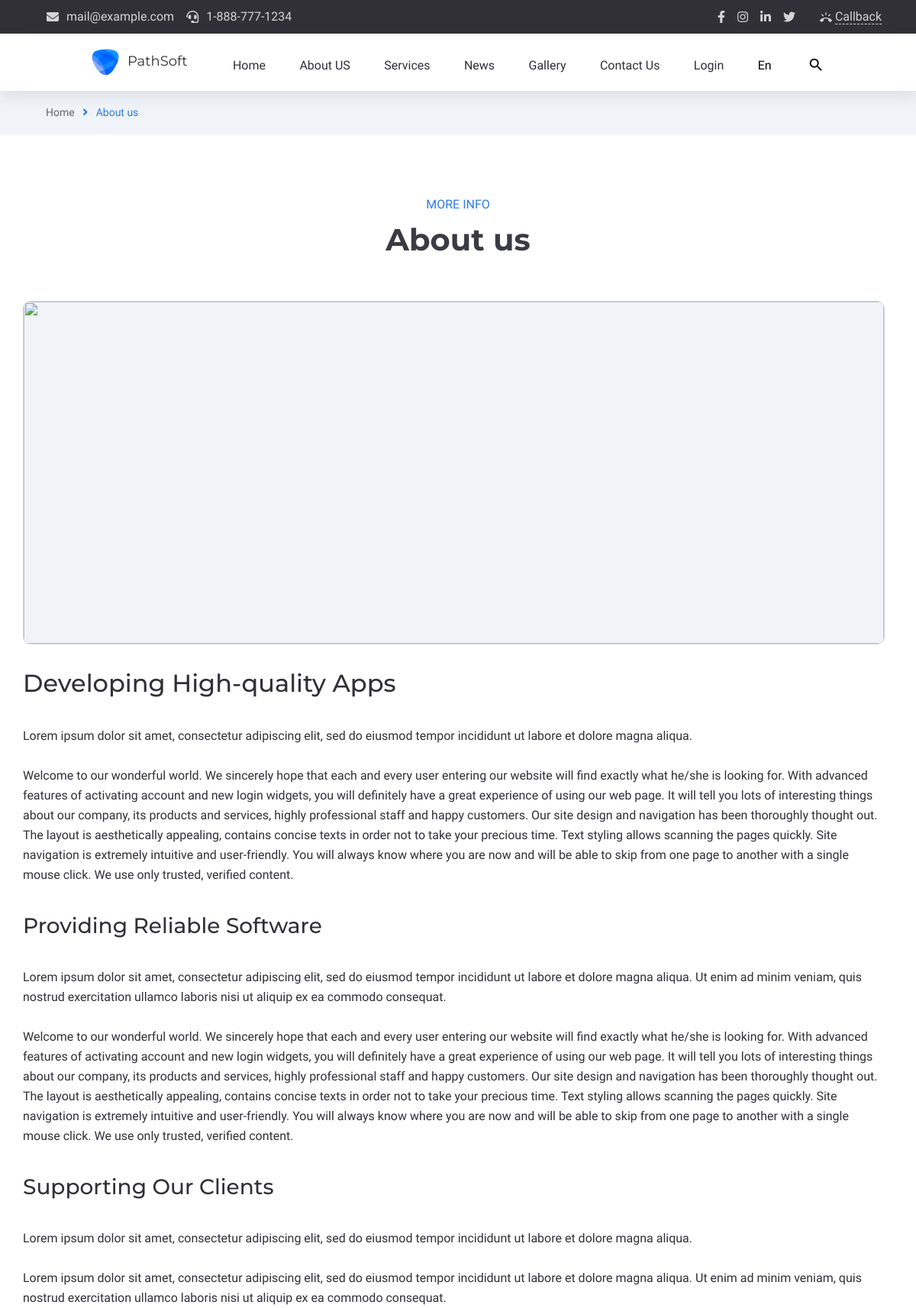
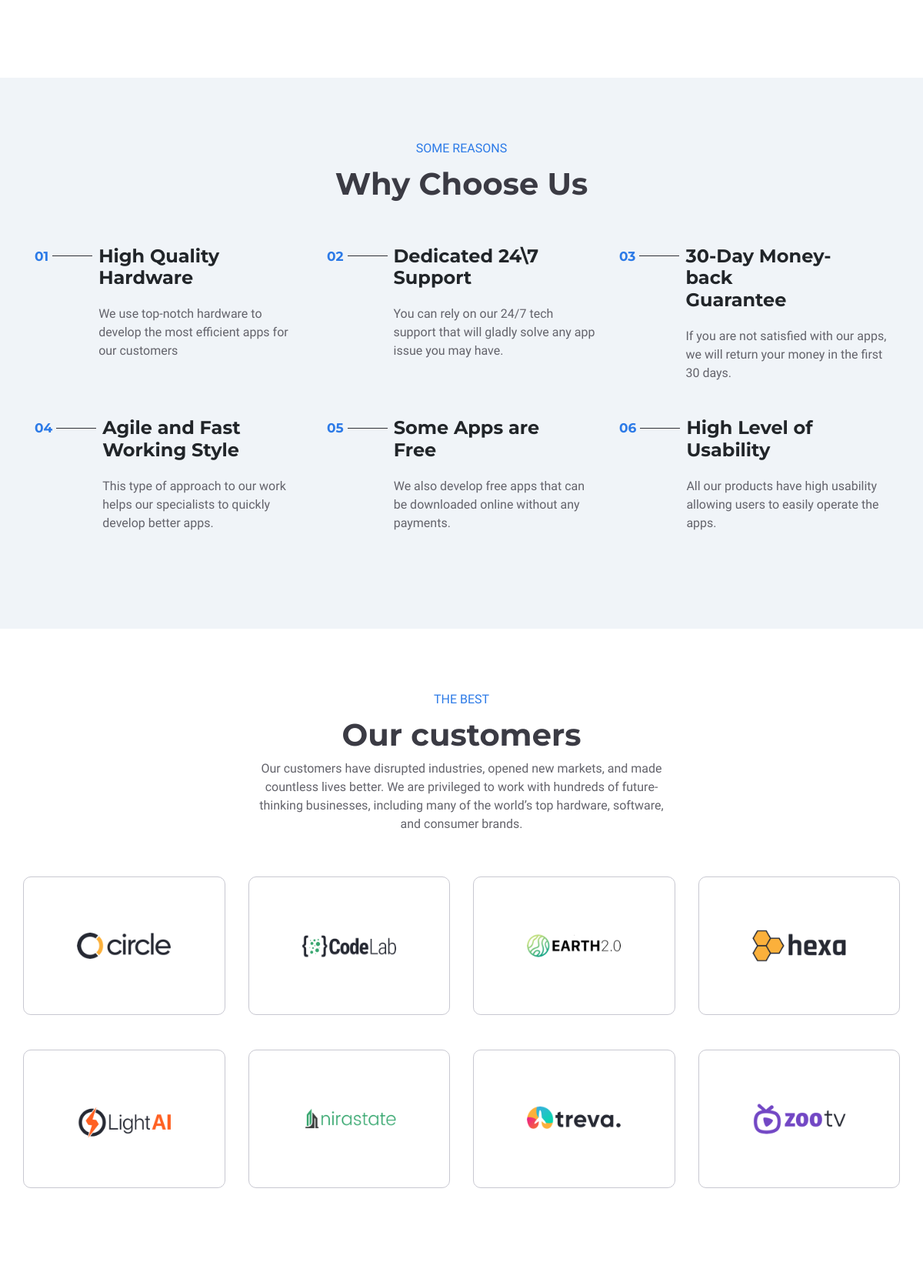
/about (upper part), run on the app's committed database (2 pictures, top to bottom).
### app/models.py (models this page shows)
class HeaderContact(db.Model):
    id=db.Column(db.Integer,primary_key=True)
    hc_content=db.Column(db.String(255))
    hc_icon_class=db.Column(db.String(255))
    hc_url=db.Column(db.String(255))

class HeaderSocialIcon(db.Model):
    id=db.Column(db.Integer,primary_key=True)
    hsi_name=db.Column(db.String(255))
    hsi_css_class=db.Column(db.String(255))
    hsi_url=db.Column(db.String(255))

class MeniuLogo(db.Model):
    id=db.Column(db.Integer,primary_key=True)
    logo_title=db.Column(db.String(255))
    logo_url=db.Column(db.String(255))
    logo_alt=db.Column(db.String(255))
    logo_img=db.Column(db.String(255))

class MeniuName(db.Model):
    id=db.Column(db.Integer,primary_key=True)
    meniu_title=db.Column(db.String(255))
    meniu_url=db.Column(db.String(255))
    meniu_icon=db.Column(db.String(255))

class AboutHeading(db.Model):
    id=db.Column(db.Integer,primary_key=True)
    about_subheading=db.Column(db.String(255))
    about_heading=db.Column(db.String(255))

class ReasonTitle(db.Model):
    id=db.Column(db.Integer,primary_key=True)
    reason_subheading=db.Column(db.String(255))
    reason_title=db.Column(db.String(255))

class ReasonItem(db.Model):
    id=db.Column(db.Integer,primary_key=True)
    reasonitem_number=db.Column(db.String(255))
    reasonitem_title=db.Column(db.String(255))
    reasonitem_text=db.Column(db.String(255))

class CustomerHeading(db.Model):
    id=db.Column(db.Integer,primary_key=True)
    customer_subheding=db.Column(db.String(255))
    customer_heading=db.Column(db.String(255))
    customer_desc=db.Column(db.String(255))

class Brand(db.Model):
    id=db.Column(db.Integer,primary_key=True)
    brand_imgname=db.Column(db.String(255))
    brand_img=db.Column(db.String(255))

### main/routes.py (the view)
@app.route("/about")
def about_index():
    header_contacts=HeaderContact.query.all()
    headersocial_icons=HeaderSocialIcon.query.all()
    logos=MeniuLogo.query.all()
    meniu_names=MeniuName.query.all()
    aboutheadings=AboutHeading.query.all()
    reasonheadings=ReasonTitle.query.all()
    reasonitems=ReasonItem.query.all()
    customerheadings=CustomerHeading.query.all()
    brands=Brand.query.all()
    company_info_footers=FooterCompanyInfo.query.all()
    footer_social_icons=FooterSocialIcon.query.all()
    footer_menus=FooterMenu.query.all()
    footer_offers=FooterOffer.query.all()
    footer_contacts=FooterContact.query.all()
    return render_template("main/about.html",brands=brands,customerheadings=customerheadings, aboutheadings=aboutheadings,  header_contacts=header_contacts, headersocial_icons=headersocial_icons, logos=logos, meniu_names=meniu_names, reasonheadings=reasonheadings, reasonitems=reasonitems, company_info_footers=company_info_footers,footer_social_icons=footer_social_icons , footer_menus=footer_menus,footer_offers=footer_offers ,footer_contacts=footer_contacts )

### app/templates/main/about.html
{% extends "main/base.html" %}{% block contentmain %}
<section id="crumbs">
    <div class="container crumbs-bread">
        <div class="row align-items-center justify-content-between">
            <div class="col-auto">
                <div class="crumbs-info">
                    <span class="crumbs-home"><a href="/">Home</a></span> <i class="fas fa-angle-right"></i>
                    <span class="crumbs-about">About us</span>
                </div>
            </div>
        </div>
    </div>
</section>
<section id="more-info-about-us">
    <div class="container section-padding">
        <div class="row">
            <div class="col-12">
                {% for aboutheading in aboutheadings %}
                <div class="section-heading">
                    <span class="section-heading-span">{{aboutheading.about_subheading}}</span>
                    <h2 class="section-heading-h2">{{aboutheading.about_heading}}</h2>
                </div>
                {% endfor %}
            </div>
        </div>
        <div class="row">
            <div class="col-12">
                <div class="about-item">
                    <div class="about-img">
                        <img src="/static/uploads/about-img.jpg" alt="">
                    </div>
                    <h2>Developing High-quality Apps</h2>
                    <p>Lorem ipsum dolor sit amet, consectetur adipiscing elit, sed do eiusmod tempor incididunt ut
                        labore et dolore magna aliqua.</p>
                    <p>Welcome to our wonderful world. We sincerely hope that each and every user entering our
                        website
                        will
                        find exactly what he/she is looking for. With advanced features of activating account and
                        new
                        login
                        widgets, you will definitely have a great experience of using our web page. It will tell you
                        lots of
                        interesting things about our company, its products and services, highly professional staff
                        and
                        happy
                        customers. Our site design and navigation has been thoroughly thought out. The layout is
                        aesthetically appealing, contains concise texts in order not to take your precious time.
                        Text
                        styling allows scanning the pages quickly. Site navigation is extremely intuitive and
                        user-friendly.
                        You will always know where you are now and will be able to skip from one page to another
                        with a
                        single mouse click. We use only trusted, verified content.</p>
                    <h3>Providing Reliable Software</h3>
                    <p>Lorem ipsum dolor sit amet, consectetur adipiscing elit, sed do eiusmod tempor incididunt ut
                        labore et dolore magna aliqua. Ut enim ad minim veniam, quis nostrud exercitation ullamco
                        laboris nisi ut aliquip ex ea commodo consequat.</p>
                    <p>Welcome to our wonderful world. We sincerely hope that each and every user entering our
                        website will find exactly what he/she is looking for. With advanced features of activating
                        account and new login widgets, you will definitely have a great experience of using our web
                        page. It will tell you lots of interesting things about our company, its products and
                        services, highly professional staff and happy customers. Our site design and navigation has
                        been thoroughly thought out. The layout is aesthetically appealing, contains concise texts
                        in order not to take your precious time. Text styling allows scanning the pages quickly.
                        Site navigation is extremely intuitive and user-friendly. You will always know where you are
                        now and will be able to skip from one page to another with a single mouse click. We use only
                        trusted, verified content.</p>
                    <h3>Supporting Our Clients</h3>
                    <p>Lorem ipsum dolor sit amet, consectetur adipiscing elit, sed do eiusmod tempor incididunt ut
                        labore et dolore magna aliqua.</p>
                    <p>Lorem ipsum dolor sit amet, consectetur adipiscing elit, sed do eiusmod tempor incididunt ut
                        labore et dolore magna aliqua. Ut enim ad minim veniam, quis nostrud exercitation ullamco
                        laboris nisi ut aliquip ex ea commodo consequat.</p>
                </div>
            </div>
        </div>
    </div>
</section>
<section id="reasons" class="section-padding">
    <div class="container">
        <div class="row ">
            <div class="col-12">
                {% for reasonheading in reasonheadings %}
                <div class="section-heading">
                    <span class="section-heading-span">{{reasonheading.reason_subheading}}</span>
                    <h2 class="section-heading-h2">{{reasonheading.reason_title}}</h2>
                </div>
                {% endfor %}
            </div>
        </div>
        <div class="row justify-content-center">
            {% for reasonitem in reasonitems %}
            <div class="col-4 col-margin">
                <div class="reasons-item">
                    <div class="reasons-item-number"><span>{{reasonitem.reasonitem_number}}</span></div>
                    <div class="reasons-item-info">
                        <h4>{{reasonitem.reasonitem_title}}</h4>
                        <p>{{reasonitem.reasonitem_text}}</p>
                    </div>
                </div>
            </div>
            {% endfor %}
        </div>
    </div>
</section>
<section id="customers">
    <div class="container section-padding">
        <div class="row ">
            <div class="col-12">
                {% for customerheading in customerheadings %}
                <div class="section-heading">
                    <span class="section-heading-span">{{customerheading.customer_subheding}}</span>
                    <h2 class="section-heading-h2">{{customerheading.customer_heading}}</h2>
                    <div class="col-6 margin-auto-ab">
                        <p>{{customerheading.customer_desc}}</p>
                    </div>
                </div>
                {% endfor %}
            </div>
        </div>
        <div class="row justify-content-center">
            {% for brand in brands %}
            <div class="col-3  col-margin">
                <div class="customers-item">
                    <img src="/static/uploads/{{brand.brand_img}}" alt="{{brand.brand_imgname}}">
                </div>
            </div>
            {% endfor %}
        </div>
    </div>
</section>
{% endblock %}

### app/templates/main/base.html (shortened to what this page needs)
<!doctype html>
<html lang="en">
<head>
    <link rel="stylesheet" href="https://cdnjs.cloudflare.com/ajax/libs/font-awesome/5.15.3/css/all.min.css"
 />
    <link rel="stylesheet" href="https://cdn.jsdelivr.net/npm/bootstrap-icons@1.4.1/font/bootstrap-icons.css">
    <link rel="stylesheet" href="https://stackpath.bootstrapcdn.com/bootstrap/4.3.1/css/bootstrap.min.css"
>
    <link rel="stylesheet" href="/static/main/css/style.css">
    <link rel="stylesheet" href="/static/main/css/about.css">
    <link rel="stylesheet" href="/static/main/css/blog.css">
    <link rel="stylesheet" href="/static/main/css/contact.css">
    <link rel="stylesheet" href="/static/main/css/login.css">
    <link rel="stylesheet" href="/static/main/css/gallery.css">
    <link rel="stylesheet" href="/static/main/css/blogitem.css">
</head>
<body>
    <nav id="header-contact">
        <div class="container con">
            <div class="row align-items-center justify-content-between">
                <div class="col-auto">
                    <ul class="header-top-info align-items-center justify-content-between d-flex">
                        {% for header_contact in header_contacts %}
                        <li>
                            <a href="{{header_contact.hc_url}}">
                                <i class="{{header_contact.hc_icon_class}}"></i>
                                <span>{{header_contact.hc_content}}</span>
                            </a>
                        </li>
                        {% endfor %}
                    </ul>
                </div>
                <div class="col-auto">
                    <div class="header-top-links align-items-center justify-content-between d-flex ">
                        <ul class="social-links">
                            {% for headersocial_icon in headersocial_icons %}
                            <li>
                                <a href="{{headersocial_icon.hsi_url}}"><i
                                        class="{{headersocial_icon.hsi_css_class}}"></i></a>
                            </li>
                            {% endfor %}
                        </ul>
                        <div class="header-top-btn">
                            <a href="#" class="header-call-back-link">
                                <i class="material-icons">ring_volume</i>
                                <span>Callback</span>
                            </a>
                        </div>
                    </div>
                </div>
            </div>
        </div>
    </nav>
    <section id="meniu-bar" class="sticky-menu">
        <div class="meniu-nav">
            {% for logo in logos %}
            <div class="logo">
                <a href="{{logo.logo_url}}"><img src="/static/uploads/{{logo.logo_img}}" alt="{{logo.logo_alt}}">
                    <span>{{logo.logo_title}}</span>
                </a>
            </div>
            {% endfor %}
            <div class="meniu-item">
                <ul>
                    {% for meniu_name in meniu_names %}
                    <li>
                        <a href="{{meniu_name.meniu_url}}" class="menu-list-to" data-title="{{meniu_name.meniu_title}}">
                            <span data-title="{{meniu_name.meniu_title}}"> {{meniu_name.meniu_title}}</span>
                            <i class="{{meniu_name.meniu_icon}}"></i>
                        </a>
                    </li>
                    {% endfor %}
                    <li class="menu-search">
                        <a href="http://">
                            <i class="material-icons md-22 header-search-ico-search">search</i></a>
                    </li>
                </ul>
            </div>
        </div>
    </section>
    {% block contentmain %}
    {% endblock %}
</body>
</html>

### data on the page
HeaderContact: hc_content "mail@example.com"
HeaderContact: hc_content "1-888-777-1234"
MeniuLogo: logo_img (picture), logo_title "PathSoft"
MeniuName: meniu_title "Home"
MeniuName: meniu_title "About US"
MeniuName: meniu_title "Services"
MeniuName: meniu_title "News"
MeniuName: meniu_title "Gallery"
MeniuName: meniu_title "Contact Us"
MeniuName: meniu_title "Login"
MeniuName: meniu_title "En"
AboutHeading: about_subheading "MORE INFO", about_heading "About us"
ReasonTitle: reason_subheading "SOME REASONS", reason_title "Why Choose Us"
ReasonItem: reasonitem_number "01", reasonitem_title "High Quality Hardware", reasonitem_text "We use top-notch hardware to develop the most efficient apps for our customers"
ReasonItem: reasonitem_number "02", reasonitem_title "Dedicated 24\\7 Support", reasonitem_text "You can rely on our 24/7 tech support that will gladly solve any app issue you may have."
ReasonItem: reasonitem_number "03", reasonitem_title "30-Day Money-back Guarantee", reasonitem_text "If you are not satisfied with our apps, we will return your money in the first 30 days."
ReasonItem: reasonitem_number "04", reasonitem_title "Agile and Fast Working Style", reasonitem_text "This type of approach to our work helps our specialists to quickly develop better apps."
ReasonItem: reasonitem_number "05", reasonitem_title "Some Apps are Free", reasonitem_text "We also develop free apps that can be downloaded online without any payments."
ReasonItem: reasonitem_number "06", reasonitem_title "High Level of Usability", reasonitem_text "All our products have high usability allowing users to easily operate the apps."
CustomerHeading: customer_subheding "THE BEST", customer_heading "Our customers", customer_desc "Our customers have disrupted industries, opened new markets, and made countless lives better. We are privileged to work with hundreds of future-thinking businesses, including many of the world’s top hardware, software, and consumer brands."
Brand: brand_img (picture)
Brand: brand_img (picture)
Brand: brand_img (picture)
Brand: brand_img (picture)
Brand: brand_img (picture)
Brand: brand_img (picture)
Brand: brand_img (picture)
Brand: brand_img (picture)
